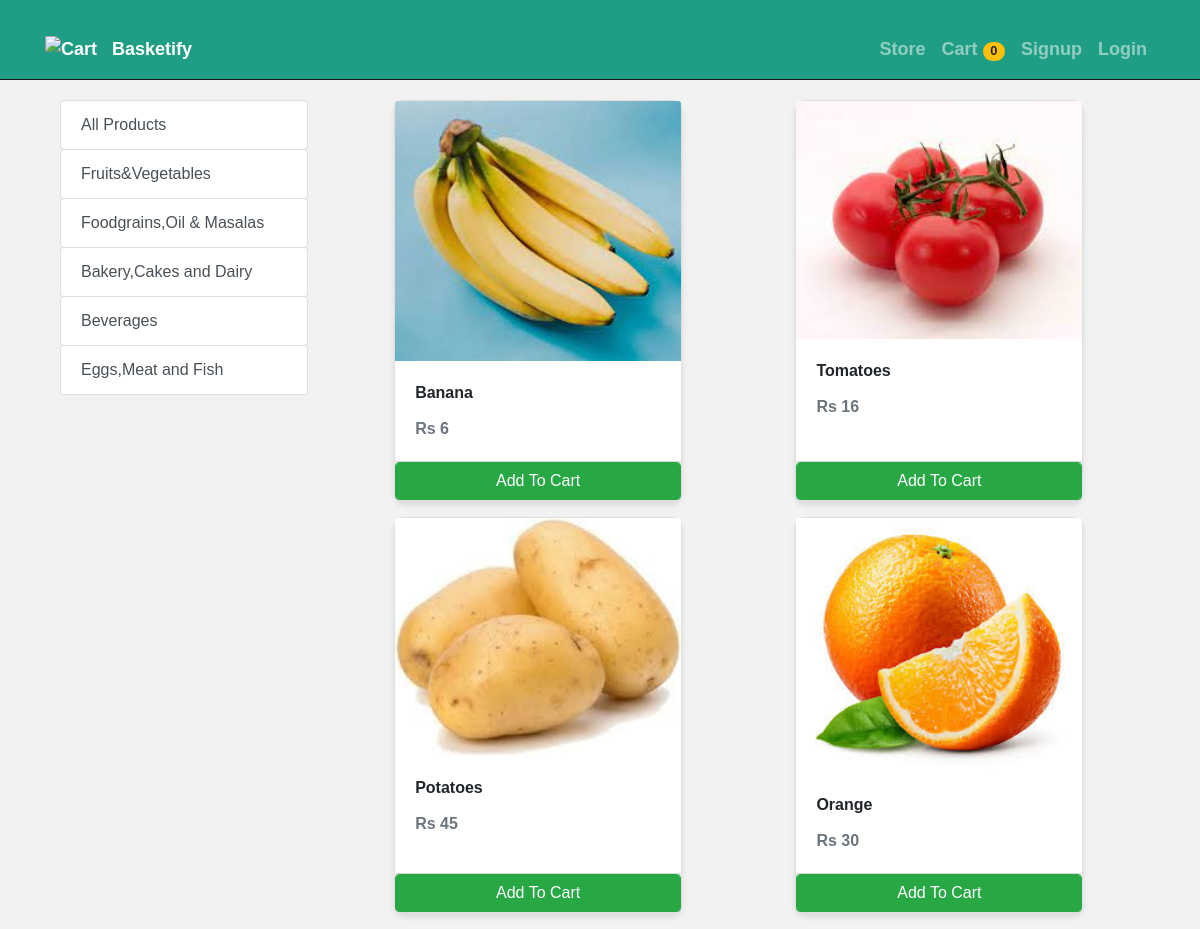
Page /store?category=31 on the committed database.
### store/models/category.py (models this page shows, shortened)
class Category(models.Model):
    name= models.CharField(max_length=50)
    @staticmethod
    def get_all_categories():
        return Category.objects.all()

### store/models/product.py (models this page shows, shortened)
class Products(models.Model):
    name = models.CharField(max_length=60)
    price= models.IntegerField(default=0)
    category= models.ForeignKey(Category,on_delete=models.CASCADE,default=1 )
    description= models.CharField(max_length=250, default='', blank=True, null= True)
    image= models.ImageField(upload_to='uploads/products/')
    @staticmethod
    def get_all_products_by_categoryid(category_id):
        if category_id:
            return Products.objects.filter (category=category_id)
        else:
            return Products.get_all_products();

### store/views/home.py (the view)
# urls.py: path('' , include('store.urls'))
def store(request):
    cart = request.session.get('cart')
    if not cart:
        request.session['cart'] = {}
    products = None
    categories = Category.get_all_categories()
    categoryID = request.GET.get('category')
    if categoryID:
        products = Products.get_all_products_by_categoryid(categoryID)
    else:
        products = Products.get_all_products();
    data = {}
    data['products'] = products
    data['categories'] = categories
    print('you are : ', request.session.get('email'))
    return render(request, 'index.html', data)

### store/templatetags/cart.py (called while the page is built)
@register.filter (name='is_in_cart')
def is_in_cart(product, cart):
    keys = cart.keys ()
    for id in keys:
        if int (id) == product.id:
            return True
    return False;

### store/templatetags/custom_filter.py (called while the page is built)
@register.filter(name='currency')
def currency(number):
    return "Rs "+str(number)

### store/templates/index.html (shortened to what this page needs)
{% extends 'base.html' %}
{% block content %}
{% load cart %}
{% load custom_filter %}
<div class="container-fluid mt-3">
	<div class="row">
		<div class="col-lg-3 mx-auto">
			<div class="list-group">
				<a href="/" class="list-group-item list-group-item-action btn btn-outline-success">All Products</a>
				{% for category in categories %}
				<a href="/?category={{category.id}}"
					class="list-group-item list-group-item-action btn btn-outline-success ">{{category.name}}</a>
				{% endfor %}
			</div>
		</div>
		<div id='products' class="col-lg-9 mx-auto">
			<div class="row mx-auto">
				{% for product in products %}
				<div class="card mx-auto mb-3" id={{product.id}} style="width: 18rem;">
					<img class="card-img-top" src="{{product.image.url}}" alt="Card image cap">
					<div class="card-body">
						<p class="card-title">{{product.name}}</p>
						<p class="card-text"><b>{{product.price|currency}}</b></p>
					</div>
					<div class="card-footer p-0 no-gutters">
						{% if product|is_in_cart:request.session.cart %}
						<div class="row no-gutters">
							<form action="/#{{product.id}}" class="col-2 " method="post">
								{% csrf_token %}
								<input hidden type="text" name='product' value='{{product.id}}'>
								<input hidden type="text" name='remove' value='True'>
								<input type="submit" value=" - " class="btn btn-block btn-success border-right">
							</form>
							<div class="text-center col btn btn-success">{{product|cart_quantity:request.session.cart}} in Cart</div>
							<form action="/#{{product.id}}" class="col-2 " method="post">
								{% csrf_token %}
								<input hidden type="text" name='product' value='{{product.id}}'>
								<input type="submit" value=" + " class="btn btn-block btn-success border-left">
							</form>
						</div>
						{% else %}
						<form action="/#{{product.id}}" method="POST" class="btn-block">
							<input type="submit" class="float-right btn btn-success form-control"
								value="Add To Cart">
						</form>
						{% endif %}
					</div>
				</div>
				{% endfor %}
			</div>
		</div>
	</div>
</div>
{% endblock %}

### store/templates/base.html (shortened to what this page needs)
<!DOCTYPE html>
<html lang="en">
<head>
  <link rel="stylesheet" href="https://maxcdn.bootstrapcdn.com/bootstrap/4.0.0/css/bootstrap.min.css"
>
</head>
<body>
  <nav class="navbar navbar-expand-lg navbar-dark">
    <div class="container">
      <a class="navbar-brand" href="/">
        <img src="https://www.svgrepo.com/show/3868/groceries.svg"
          alt="Cart">
        <b>Basketify</b>
      </a>
      <div class="collapse navbar-collapse" id="navbarSupportedContent">
        <ul class="navbar-nav ml-auto">
          <li class="nav-item">
            <a class="nav-link" href="/store">Store</a>
          </li>
          <li class="nav-item">
            <a class="nav-link" href="/cart">
              Cart <span class="badge badge-pill badge-light">{{ request.session.cart.keys|length }}</span>
            </a>
          </li>
          {% if request.session.customer %}
          <li class="nav-item">
            <a class="nav-link" href="/orders">Orders</a>
          </li>
          <li class="nav-item">
            <a class="nav-link" href="/logout">Logout</a>
          </li>
          {% else %}
          <li class="nav-item">
            <a class="nav-link" href="/signup">Signup</a>
          </li>
          <li class="nav-item">
            <a class="nav-link" href="/login">Login</a>
          </li>
          {% endif %}
        </ul>
      </div>
    </div>
  </nav>
  <div class="container">
    {% block content %}{% endblock %}
  </div>
</body>
</html>

### store/templates/base.html (style rules this page uses)
body { font-family: Arial, sans-serif; background-color: #f2f2f2; }
nav { background-color: #209e85; border-bottom: 1px solid #1a1a1a; }
.navbar-brand img { width: 40px; height: auto; margin-right: 10px; }
.navbar-brand, .navbar-nav .nav-link { color: #ffffff; font-weight: bold; font-size: 18px; }
.badge { background-color: #ffc107; font-size: 0.8rem; }
.container { margin-top: 20px; }
.card { background-color: #ffffff; border-radius: 10px; box-shadow: 0 4px 6px rgba(0, 0, 0, 0.1); }
.card-body { padding: 20px; }
.card-title { font-weight: bold; }
.card-text { color: #6c757d; }

### rows in the picture
Category: name "Fruits&Vegetables"
Category: name "Foodgrains,Oil & Masalas"
Category: name "Bakery,Cakes and Dairy"
Category: name "Beverages"
Category: name "Eggs,Meat and Fish"
Products: image (picture), name "Banana", price "Rs 6"
Products: image (picture), name "Tomatoes", price "Rs 16"
Products: image (picture), name "Potatoes", price "Rs 45"
Products: image (picture), name "Orange", price "Rs 30"

### other values in the picture
{{ request.session.cart.keys|length }} "0"
